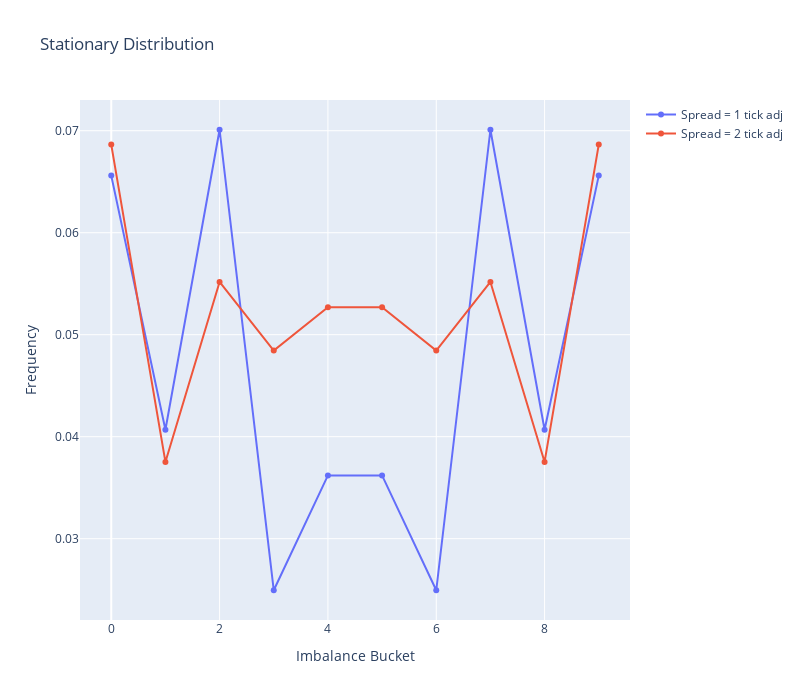

Notebook cell for this chart:
### Markdown cell above
!['Adj'](../data/images/adj.png)

### Code cell
w = np.linalg.matrix_power(B, 100)
spread_1 = w[0][:n_imbalance]
spread_2 = w[0][n_imbalance:]

fig = go.Figure()
fig.add_trace(go.Scatter(x=imb, y=spread_1, name='Spread = 1 tick adj'))
fig.add_trace(go.Scatter(x=imb, y=spread_2, name='Spread = 2 tick adj'))
fig.update_layout(title='Stationary Distribution', xaxis_title='Imbalance Bucket', yaxis_title='Frequency', height=700, width=800)
fig.show()

### Figure 1 — Plotly figure (JSON) as saved in the notebook; plotly's stock layout.template omitted (floating-point values rounded to 4 significant figures)
{"data": [{"name": "Spread = 1 tick adj", "type": "scatter", "x": [0, 1, 2, 3, 4, 5, 6, 7, 8, 9], "y": [0.0656, 0.04068, 0.07009, 0.02495, 0.03621, 0.03621, 0.02495, 0.07009, 0.04068, 0.0656]}, {"name": "Spread = 2 tick adj", "type": "scatter", "x": [0, 1, 2, 3, 4, 5, 6, 7, 8, 9], "y": [0.06864, 0.03753, 0.05517, 0.04845, 0.05268, 0.05268, 0.04845, 0.05517, 0.03753, 0.06864]}], "layout": {"height": 700, "title": {"text": "Stationary Distribution"}, "width": 800, "xaxis": {"title": {"text": "Imbalance Bucket"}}, "yaxis": {"title": {"text": "Frequency"}}}}
